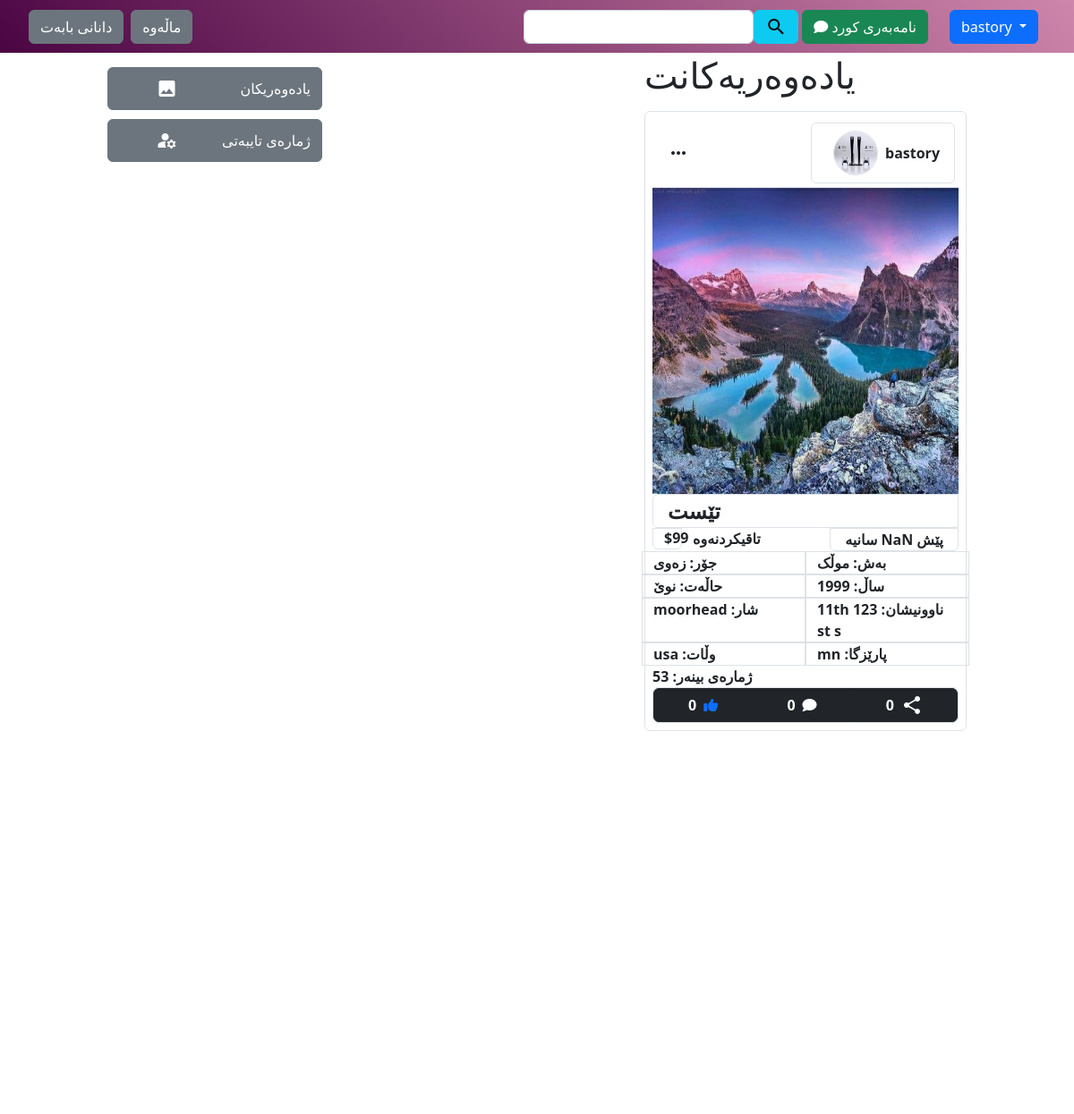
/pages/profile.php (signed in), run on the app's committed database.
### tables this page shows
CREATE TABLE `products` (
  `Product_ID` int(11) NOT NULL,
  `User_ID` int(11) NOT NULL,
  `title` longtext NOT NULL,
  `description` longtext NOT NULL,
  `price` double NOT NULL,
  `images` longtext NOT NULL,
  `publishedDate` datetime NOT NULL DEFAULT current_timestamp(),
  `countdown` datetime NOT NULL DEFAULT (current_timestamp() + interval 14 day),
  `views` int(11) NOT NULL DEFAULT 0,
  `category` varchar(100) NOT NULL,
  `model` varchar(200) NOT NULL,
  `year` int(4) NOT NULL,
  `conditions` varchar(200) NOT NULL,
  PRIMARY KEY (`Product_ID`),
  KEY `Products_User_ID_Shoppers_User_ID` (`User_ID`),
  CONSTRAINT `Products_User_ID_Shoppers_User_ID` FOREIGN KEY (`User_ID`) REFERENCES `shoppers` (`User_ID`)
);

CREATE TABLE `postactivity` (
  `PostID` int(11) NOT NULL AUTO_INCREMENT,
  `Product_ID` int(11) NOT NULL,
  `username` varchar(15) NOT NULL,
  `likes` tinyint(1) NOT NULL DEFAULT 0,
  `comment` longtext NOT NULL,
  `commentDate` datetime NOT NULL DEFAULT current_timestamp(),
  `share` int(11) NOT NULL,
  PRIMARY KEY (`PostID`),
  KEY `PostActivity_Product_ID_Products_Product_ID` (`Product_ID`),
  KEY `postactivity_username_shoppers_username` (`username`),
  CONSTRAINT `postactivity_username_shoppers_username` FOREIGN KEY (`username`) REFERENCES `shoppers` (`username`)
);

### include/database.php (called while the page is built, shortened)
 <?php
class DB{
    private $connect;
    protected function connect(){
        $this->connect = mysqli_connect("localhost", "root", "", "kurdgega");
    }
    public function getConnect(){
        return $this->connect;
    }
}
class Products extends DB{
    public function showProductsProfile($username){
        $list = [];
        $i = 0;
        $userid = mysqli_fetch_assoc(mysqli_query($this->getConnect(), "SELECT * FROM shoppers WHERE username = '$username'"))["User_ID"];
        $query = mysqli_query($this->getConnect(), "SELECT * FROM products WHERE User_ID = '$userid' order by publishedDate desc");
        while($row = mysqli_fetch_assoc($query)){
            $id = $row["User_ID"];
            $shopper = mysqli_fetch_assoc(mysqli_query($this->getConnect(),"SELECT * from shoppers WHERE User_ID = '$id'"));
            $list[$i] = [$row["Product_ID"], $shopper['username'], $row["title"],$row['description'], $row["price"], $row["images"], $row["publishedDate"], $row["views"], $row["category"], $row["model"], $row["year"], $row["conditions"], $shopper["address"], $shopper["city"], $shopper["state"], $shopper['country']];
            $i++;
        }
        return $list;
    }
}
class PostActivity extends DB{
    public function isUserLiked($username, $product_id){
        $query  =mysqli_query($this->getConnect(), "SELECT likes from postactivity WHERE username = '$username' AND Product_ID='$product_id' AND likes = 1");
        if($username != null && $product_id != null && mysqli_num_rows($query) > 0){
            return mysqli_fetch_assoc($query)["likes"];
        }else{
            return 0;
        }
    }
}

### pages/profile.php (the view, shortened to what this page needs)
<?php require "./../include/database.php"; session_start(); ?>
<!DOCTYPE html>
<html lang="en">
<head>
    <?php include "./head.php";?>
</head>
<body>
    <?php include "./header.php";?>
    <main>
    <aside data-element="aside" class="d-flex justify-content-center align-items-start">
        <section class='d-flex justify-content-center flex-column w-100'>
            <section class='btn btn-primary d-flex justify-content-between align-items-center' onclick="select(this, 'post')" data-type-for="post"><i class="material-icons">image</i>یادەوەریکان</section>
            <section class='btn btn-secondary d-flex justify-content-between align-items-center' onclick="select(this, 'account')" data-type-for="account"><i class="material-icons">manage_accounts</i>ژمارەی تایبەتی</section>
        </section>
    </aside>
        <section style="height:calc(100vh + 60px);" data-select="post" data-type='selection'>
            <section data-select="post">
                <h1>یادەوەریەکانت</h1>
                <?php $_SESSION["posts"] = "profile"; include "./products.php";?>
            </section>
        </section>
    </main>
</body>
</html>

### pages/products.php (shortened to what this page needs)
<?php
$products = new Products();
switch($_SESSION["posts"]){
    case "profile":
        $items = $products->showProductsProfile($_SESSION['username']);
        break;
}
foreach($items as $item){
    echo "<section class='border post p-2 mt-3 rounded position-relative'>";
    $product_id = $item[0];
    $username = $item[1];
    $title = $item[2];
    $desc = $item[3];
    $price = $item[4];
    $images = $item[5];
    $publish = $item[6];
    $views = $item[7];
    $category = $item[8];
    $model = $item[9];
    $year = $item[10];
    $condition = $item[11];
    $address = $item[12];
    $city = $item[13];
    $state = $item[14];
    $country = $item[15];
    echo "<section class='border-bottom position-relative p-1 d-flex justify-content-between align-items-center'>
    <section class='d-flex'>
    <section class='btn material-icons dropdown-toggle' data-small-button='hidden' data-bs-toggle='dropdown'>more_horiz</section>
    <ul class='dropdown-menu'>
    <li><a class='dropdown-item text-end' href='#' onclick='sendReport($product_id)'>ڕاپۆرت</a></li>
    ";
    echo "
    </ul>
    </section>
    <section onclick='visit(`$username`)' class='border ps-3 pe-3 rounded d-flex justify-content-between align-items-center' cursor='pointer'><img width='50' height='50' class='border rounded-circle m-2 user-profile' draggable='false' src='src/images/users/$username/profile/profile.png'/>$username</section>
    </section>
    ";
    echo "<section id='carouselPost$product_id' class='carousel slide carousel-fade' data-bs-ride='carousel' data-type='imagePost'>
    <div class='carousel-indicators'>";
    echo "
    </div>
    <div class='carousel-inner'>
    ";
    foreach(explode(",", $images) as $image){
        if($image != ""){
            echo "<div class='carousel-item'>";
        if((preg_match("/.png/i", $image) || preg_match("/.jpeg/i", $image) || preg_match("/.jpg/i", $image) || preg_match("/.jfif/i", $image) || preg_match("/.gif/i", $image))){
            echo "
            <img loading='lazy' src='./src/images/users/$username/products/$image' class='d-block w-100' draggable='false'/>
            ";
        }else{
            echo "
            <video controls class='image-fluid' draggable='false' loading='lazy'>
            <source src='./src/images/users/$username/products/$image' class='d-block w-100'/>
            </video>
            ";
        }
        echo "</div>";
    }
    }
    echo "
    </div>
    <button class='carousel-control-prev' type='button' data-bs-target='#carouselPost$product_id' data-bs-slide='prev'>
    <span class='carousel-control-prev-icon'></span>
    <span class='visually-hidden'>Previous</span>
  </button>
  <button class='carousel-control-next' type='button' data-bs-target='#carouselPost$product_id' data-bs-slide='next'>
    <span class='carousel-control-next-icon' aria-hidden='true'></span>
    <span class='visually-hidden'>Next</span>
  </button>
    </div>
    </section>";
    echo "<section class='w-10 border ps-3 pe-3 fs-4 rounded-start desc'>$title</section>";
    echo "<section class='float-end border ps-3 pe-3 rounded-bottom' data-change-time='simplify'>$publish</section>";
    echo "<section class='row'><section class='float-left col-2 border rounded-bottom' style='max-height:40px; text-align:center; line-height:20px;'>$$price</section><section class='desc col-10'>$desc</section></section>";
    echo "<section dir='rtl' class='d-flex flex-column w-100'>
    <span dir='rtl' class='row'>
        <section class='col-6 border'>
            <span>بەش: </span><span>$category</span>
        </section>
        <section class='col-6 border'>
            <span>جۆر: </span><span>$model</span>
        </section>
    </span>
    <span class='row'>
        <section class='col-6 border'>
            <span><span>ساڵ: </span><span>$year</span></span>
        </section>
        <section class='col-6 border'>
            <span><span>حاڵەت: </span><span>$condition</span></span>
        </section>
    </span>
    <span class='row'>
        <section class='col-6 border'>
            <span>ناوونیشان: </span><span>$address</span>
        </section>
        <section class='col-6 border'>
            <span>شار: </span><span>$city</span>
        </section>
    </span>
    <span class='row'>
        <section class='col-6 border'>
            <span>پارێزگا: </span><span>$state</span>
        </section>
        <section class='col-6 border'>
            <span>وڵات: </span><span>$country</span>
        </section>
    </span>
    </section>";
    echo "<section dir='rtl'><span>ژمارەی بینەر: </span><span>$views</span></section>";
    $current_user = isset($_SESSION["username"]) ? $_SESSION["username"] : null;
    $isuserliked = new PostActivity();
    $flag = $current_user? $isuserliked->isUserLiked($current_user, $product_id): 0;
    echo "<section>
    <section style='display:none;' class='w-100 justify-content-around p-3 socialMedias bg-warning rounded bg-gradient' id='share$product_id'><i class='fab fa-facebook' style='color:#3b5998;' ></i><i class='fab fa-twitter' style='color:#55acee'></i><i class='fab fa-instagram' style='color:#3f729b;'></i><i class='fab fa-whatsapp' style='color:#43d854'></i><i class='fab fa-google' style='color:#dc4e41;'></i><i class='fab fa-telegram' style='color:#00405d;'></i></section>
    <section class='btn-group border w-100'>
    <button data-role='posts' data-post='post$product_id' onclick='likePost(`$current_user`, `$product_id`, this, `$current_user`)' name='likeProduct' class='btn btn-dark d-flex justify-content-center align-items-center hover'><span class='pe-2'>0</span><i class='";
    if($flag > 0){
        echo "text-primary ";
    }
    echo"fas fa-thumbs-up'></i></button>
    <span class='btn btn-dark d-flex justify-content-center align-items-center' data-bs-toggle='collapse' data-bs-target='#commentCollapse$product_id'><span class='pe-2' data-type='commentNumbers' data-post='$product_id'>0</span><i class='fa fa-comment' aria-hidden='true'></i></span>
    <span class='btn btn-dark d-flex justify-content-center align-items-center' onclick='document.getElementById(`share$product_id`).classList.toggle(`d-flex`)'><span class='pe-2'>0</span><i class='material-icons'>share</i></span>
    </section>
    <section>
    </section>
<section data-type='comment-layout' >
  <section class='collapse collapse-vertical' id='commentCollapse$product_id'>
    <section class='card card-body' style='width: 100%; max-height:400px; overflow-y:scroll' data-role='commendHolder' data-post='$product_id'>
      No Comments Yet...
    </section>
    <section class='d-flex flex-row'>
    <input type='text' data-type='comment' data-post='$product_id' class='form-control' placeholder='کۆمێنت'/><button class='btn btn-success' onclick='commentToPost($product_id, this)'>Send</button>
    </section>
  </section>
</section>
    </section>";
    echo "</section>";
}
?>

### src/css/root.css (style rules this page uses)
* { font-weight:bold; }
:root { --header-primary-background-color:linear-gradient(45deg, #4b0543,#cf86ab); --header-secondary-background-color:#fefe53; }

### src/css/profile.css (style rules this page uses)
* { margin:0; padding:0; }
body { overflow-x:hidden; }
aside > * { position:sticky; top:5px; }
aside section > * { margin:5px 0; }
aside { width:40vw; height:100vh; margin-top:10px; }
main { overflow-x:hidden; overflow-y:scroll; margin-top:60px; height:calc(100vh - 60px); display:flex; justify-content: space-between; align-items:flex-start; }
[data-type='selection'] { text-align:left; width:50vw; margin-right:0vw; }
@media screen and (min-width: 36em) { aside section { align-items: center!important; } }
@media screen and (min-width: 36em) { aside section > * { width:50%!important; } }
@media screen and (min-width: 36em) { [data-type='selection'] { width:30vw; margin-right:10vw; } }

### pages/header.php (style rules this page uses)
[cursor="pointer"] { cursor:pointer; }

### pages/products.php (style rules this page uses)
[data-type="imagePost"] { object-fit: cover; }
.carousel img, .carousel video { width:100%; aspect-ratio:1/1; }
[cursor="pointer"] { cursor:pointer; }
[data-small-button='hidden'].dropdown-toggle::after { display:none!important; }

### data on the page
products: username "bastory", title "تێست", price "99", description "تاقیکردنەوە", category "موڵک", model "زەوی", year "1999", conditions "نوێ", address "123 11th st s", city "moorhead", state "mn", country "usa", views "53"

### other printed values
$_SESSION['username'] "bastory"
